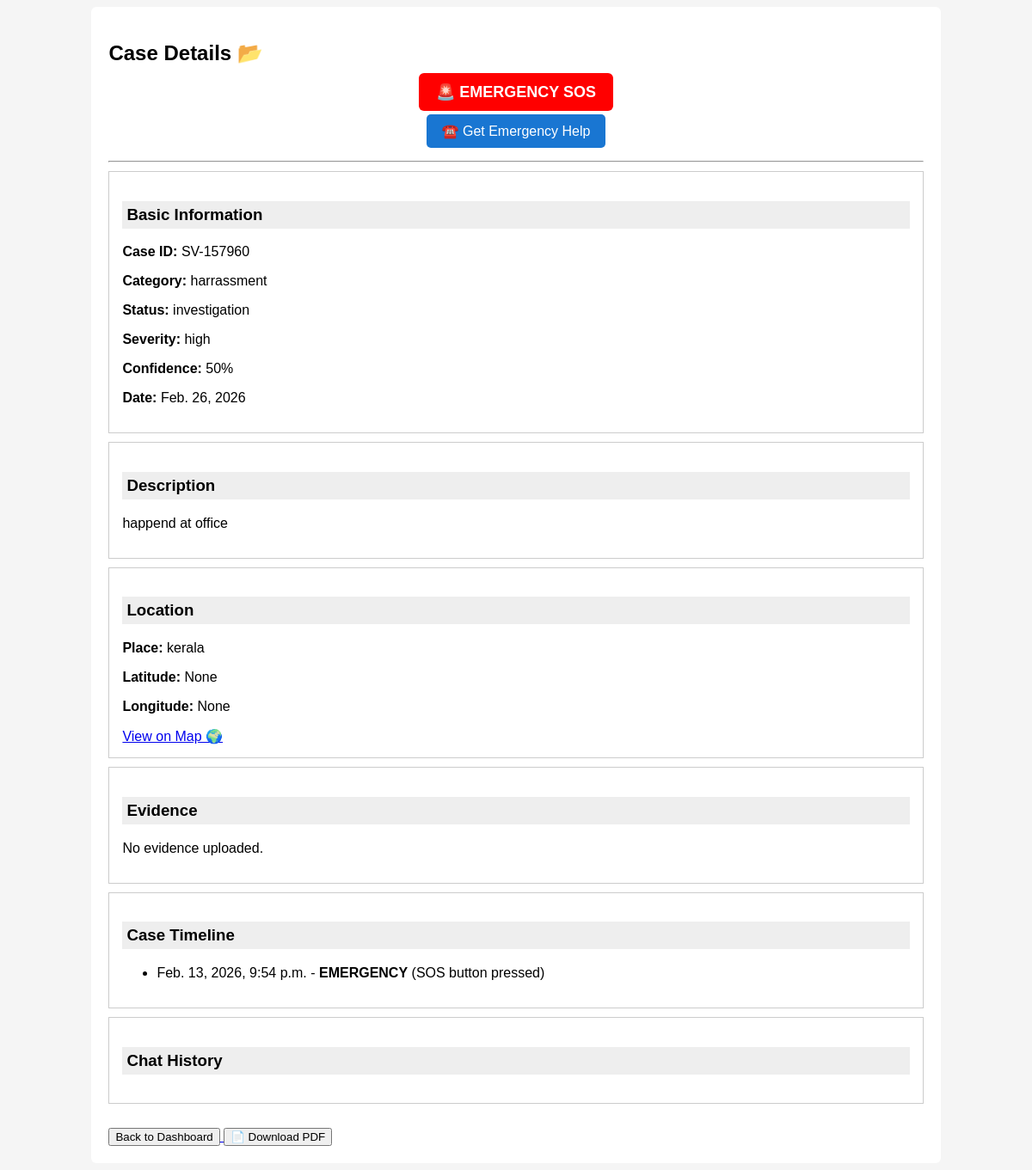
The page /case/SV-157960/ (signed in) on the database its author committed.
### reports/models.py (models this page shows, shortened)
class Report(models.Model):
    email = models.EmailField(null=True, blank=True)
    is_emergency = models.BooleanField(default=False)
    STATUS_CHOICES = [
        ('submitted', 'Submitted'),
        ('review', 'Under Review'),
        ('investigation', 'Investigation'),
        ('action', 'Action Taken'),
        ('closed', 'Closed'),
    ]
    SEVERITY_CHOICES = [
        ('low', 'Low'),
        ('medium', 'Medium'),
        ('high', 'High'),
    ]
    id = models.UUIDField(primary_key=True, default=uuid.uuid4, editable=False)
    case_id = models.CharField(max_length=20, unique=True)
    category = models.CharField(max_length=100)
    description = models.TextField()
    incident_date = models.DateField(null=True, blank=True)
    location = models.CharField(max_length=200)
    latitude = models.FloatField(null=True, blank=True)
    longitude = models.FloatField(null=True, blank=True)
    evidence = models.FileField(
        upload_to='evidence/',
        null=True,
        blank=True
    )
    severity = models.CharField(
        max_length=10,
        choices=SEVERITY_CHOICES,
        default='low'
    )
    confidence_score = models.IntegerField(default=0)
    status = models.CharField(
        max_length=20,
        choices=STATUS_CHOICES,
        default='submitted'
    )
    burn_flag = models.BooleanField(default=False)
    created_at = models.DateTimeField(auto_now_add=True)

class StatusLog(models.Model):
    report = models.ForeignKey(
        Report,
        on_delete=models.CASCADE,
        related_name='status_logs'
    )
    status = models.CharField(max_length=50)
    note = models.TextField(blank=True)
    timestamp = models.DateTimeField(auto_now_add=True)

### reports/views.py (the view)
# urls.py: path('case/<str:case_id>/', views.case_detail, name='case_detail'),
@staff_member_required
def case_detail(request, case_id):
    report = get_object_or_404(Report, case_id=case_id)
    messages = Message.objects.filter(report=report).order_by("timestamp")
    logs = report.status_logs.all().order_by("timestamp")
    return render(request, "reports/case_detail.html", {
        "report": report,
        "messages": messages,
        "logs": logs,
    })

### templates/reports/case_detail.html (shortened to what this page needs)
<!DOCTYPE html>
<html>
<head>
</head>
<body>
<div class="container">
<h2>Case Details 📂</h2>
<div style="text-align:center; margin:15px 0;">
    <a href="/sos/{{ report.case_id }}/"
       style="color:white;
              background:red;
              padding:12px 20px;
              border-radius:6px;
              font-size:18px;
              font-weight:bold;
              text-decoration:none;"
       onclick="return confirm('Are you in danger? Trigger SOS?')">
       🚨 EMERGENCY SOS
    </a>
<div style="text-align:center; margin:15px 0;">
    <button onclick="showHelp()"
        style="background:#1976d2;color:white;
               padding:10px 18px;
               border:none;border-radius:5px;
               font-size:16px;cursor:pointer;">
        ☎️ Get Emergency Help
    </button>
</div>
</div>
<hr>
<div class="box">
<h3>Basic Information</h3>
<p><b>Case ID:</b> {{ report.case_id }}</p>
<p><b>Category:</b> {{ report.category }}</p>
<p><b>Status:</b> {{ report.status }}</p>
<p><b>Severity:</b> {{ report.severity }}</p>
<p><b>Confidence:</b> {{ report.confidence_score }}%</p>
<p><b>Date:</b> {{ report.incident_date }}</p>
</div>
<div class="box">
<h3>Description</h3>
<p>{{ report.description }}</p>
</div>
<div class="box">
<h3>Location</h3>
<p><b>Place:</b> {{ report.location }}</p>
<p><b>Latitude:</b> {{ report.latitude }}</p>
<p><b>Longitude:</b> {{ report.longitude }}</p>
<a href="https://www.google.com/maps?q={{ report.latitude }},{{ report.longitude }}"
   target="_blank">
   View on Map 🌍
</a>
</div>
<div class="box">
<h3>Evidence</h3>
{% if report.evidence %}
    <a href="{{ report.evidence.url }}" target="_blank">
        View File 📎
    </a>
{% else %}
    <p>No evidence uploaded.</p>
{% endif %}
</div>
<div class="box">
<h3>Case Timeline</h3>
<ul>
{% for log in logs %}
    <li>
        {{ log.timestamp }} - <b>{{ log.status }}</b> ({{ log.note }})
    </li>
{% endfor %}
</ul>
</div>
<div class="box">
<h3>Chat History</h3>
</div>
<br>
<a href="/dashboard/">
    <button>Back to Dashboard</button>
</a>
<a href="/pdf/{{ report.case_id }}/">
    <button>📄 Download PDF</button>
</a>
</div>
</body>
</html>

### templates/reports/case_detail.html (style rules this page uses)
body { font-family: Arial; background: #f5f5f5; }
.container { width: 80%; margin: auto; background: white; padding: 20px; border-radius: 6px; }
.box { border: 1px solid #ccc; padding: 15px; margin: 10px 0; }
h3 { background: #eee; padding: 5px; }

### rows shown on the page
Report: case_id "SV-157960", category "harrassment", status "investigation", severity "high", confidence_score "50", incident_date "Feb. 26, 2026", description "happend at office", location "kerala", latitude "None", longitude "None"
StatusLog: timestamp "Feb. 13, 2026, 9:54 p.m.", status "EMERGENCY", note "SOS button pressed"
